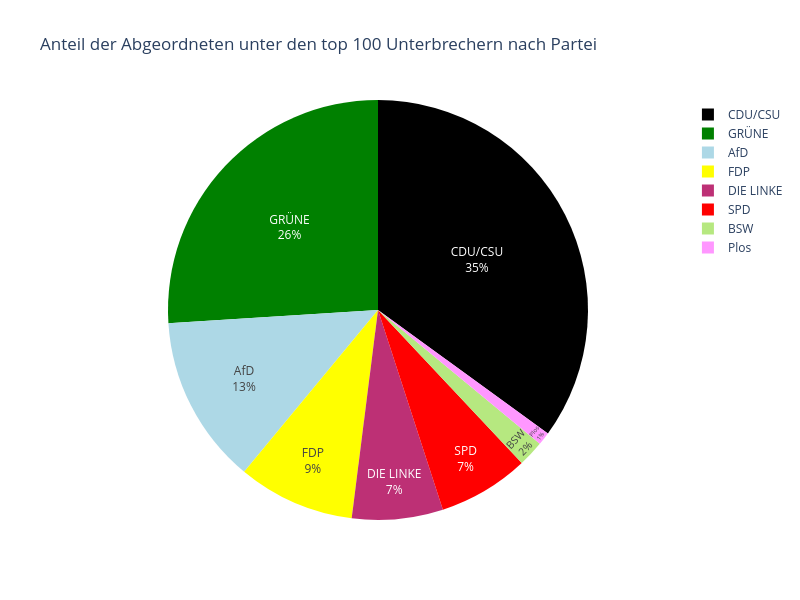

Notebook code for this chart:
### Code cell
fig = px.pie(
    party_counts, 
    names='party', 
    values=0, 
    color='party', 
    color_discrete_map=party_colors,
    title='Anteil der Abgeordneten unter den top 100 Unterbrechern nach Partei'
)

fig.update_traces(textposition='inside', textinfo='percent+label')
fig.update_layout(
    width=800, 
    height=600 
)
fig.show()

### Figure 1 — Plotly figure (JSON) as saved in the notebook; plotly's stock layout.template omitted (floating-point values rounded to 4 significant figures)
{"data": [{"customdata": [["AfD"], ["BSW"], ["CDU/CSU"], ["DIE LINKE"], ["FDP"], ["GRÜNE"], ["Plos"], ["SPD"]], "domain": {"x": [0, 1], "y": [0, 1]}, "hovertemplate": "party=%{customdata[0]}<br>0=%{value}<extra></extra>", "labels": ["AfD", "BSW", "CDU/CSU", "DIE LINKE", "FDP", "GRÜNE", "Plos", "SPD"], "legendgroup": "", "marker": {"colors": ["lightblue", "#B6E880", "black", "#bd3075", "yellow", "green", "#FF97FF", "red"]}, "name": "", "showlegend": true, "textinfo": "percent+label", "textposition": "inside", "type": "pie", "values": [13, 2, 35, 7, 9, 26, 1, 7]}], "layout": {"height": 600, "legend": {"tracegroupgap": 0}, "title": {"text": "Anteil der Abgeordneten unter den top 100 Unterbrechern nach Partei"}, "width": 800}}
